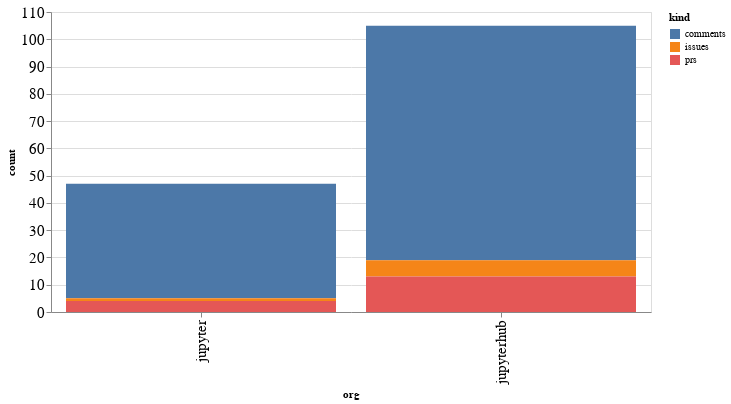

Notebook code cell kept with this figure:
### Code cell
alt.Chart(org_summaries, width=600).mark_bar().encode(
    x='org',
    y='count',
    color='kind',
    tooltip="org"
)

### Figure 1 — Vega-Lite specification as saved in the notebook (floating-point values rounded to 4 significant figures)
{"config": {"axisLeft": {"labelFontSize": 15}, "axisBottom": {"labelFontSize": 15}}, "data": {"name": "data-4758fcf2687fed35938209a49e0952c4"}, "mark": "bar", "encoding": {"color": {"type": "nominal", "field": "kind"}, "tooltip": {"type": "nominal", "field": "org"}, "x": {"type": "nominal", "field": "org"}, "y": {"type": "quantitative", "field": "count"}}, "width": 600, "$schema": "https://vega.github.io/schema/vega-lite/v4.8.1.json", "datasets": {"data-4758fcf2687fed35938209a49e0952c4": [{"org": "jupyter", "kind": "comments", "count": 42}, {"org": "jupyter", "kind": "issues", "count": 1}, {"org": "jupyter", "kind": "prs", "count": 4}, {"org": "jupyterhub", "kind": "comments", "count": 86}, {"org": "jupyterhub", "kind": "issues", "count": 6}, {"org": "jupyterhub", "kind": "prs", "count": 13}]}}
